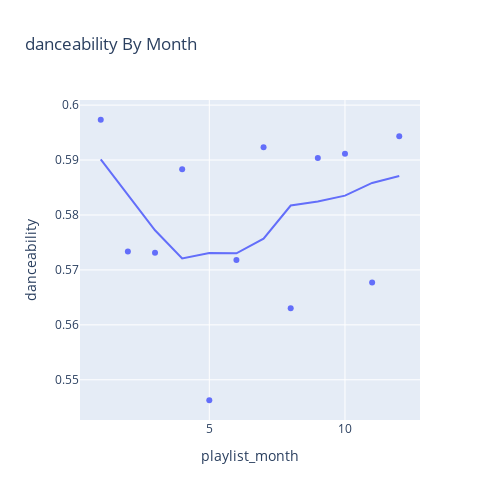
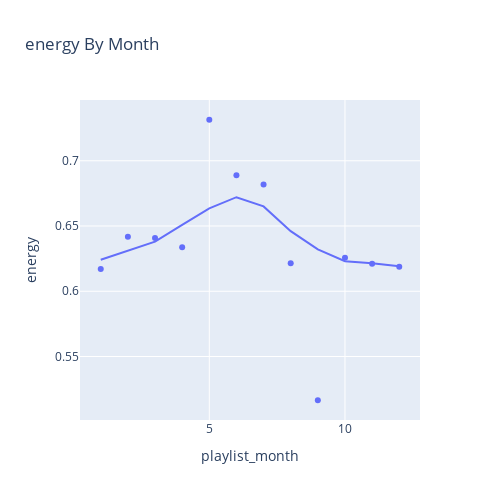
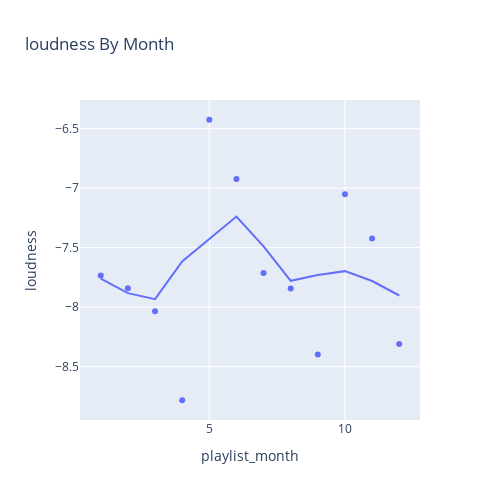
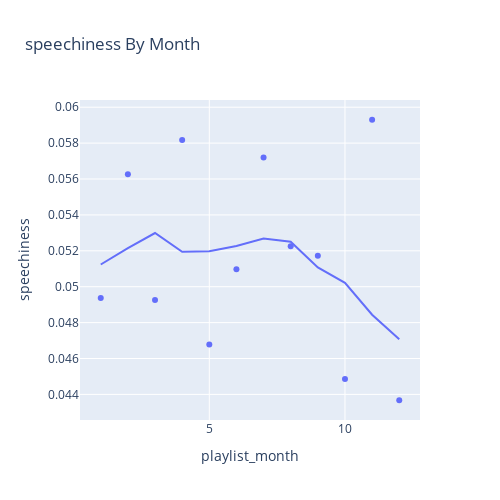

Here is the notebook cell these charts were saved with, in order:
### Markdown cell above
Next, I look at monthly trends. Overall:

* Where danceability, is concerned, it looks like in the spring I listen to less danceable music 
* Energy and loudness both peak in the summer 
* Speechiness goes down and instrumentalness up as the year progresses 
* Liveness, valence, and tempo drop in the fall and peak back up again in the winter 
* Duration drops in the winter
* Track popularity remains relatively constant, while artist popularity drops in the spring and increases in the winter 
* Lastly, release year looks to drop in the spring and increase throughout the year from there

### Code cell
# plots based on month 
for y in mean_vals:
    fig = px.scatter(monthPivot, x="playlist_month", y=y,title=f"{y} By Month", height=500, width=500, trendline="lowess", trendline_options=dict(frac=0.5))
    fig.show()

### Figure 1 — Plotly figure (JSON) as saved in the notebook; plotly's stock layout.template omitted (floating-point values rounded to 4 significant figures)
{"data": [{"hovertemplate": "playlist_month=%{x}<br>danceability=%{y}<extra></extra>", "legendgroup": "", "marker": {"color": "#636efa", "symbol": "circle"}, "mode": "markers", "name": "", "orientation": "v", "showlegend": false, "type": "scatter", "x": [1, 2, 3, 4, 5, 6, 7, 8, 9, 10, 11, 12], "xaxis": "x", "y": [0.5973, 0.5733, 0.5731, 0.5883, 0.5463, 0.5718, 0.5923, 0.563, 0.5904, 0.5912, 0.5677, 0.5943], "yaxis": "y"}, {"hovertemplate": "<b>LOWESS trendline</b><br><br>playlist_month=%{x}<br>danceability=%{y} <b>(trend)</b><extra></extra>", "legendgroup": "", "marker": {"color": "#636efa", "symbol": "circle"}, "mode": "lines", "name": "", "showlegend": false, "type": "scatter", "x": [1, 2, 3, 4, 5, 6, 7, 8, 9, 10, 11, 12], "xaxis": "x", "y": [0.5901, 0.5837, 0.5772, 0.5721, 0.5731, 0.573, 0.5757, 0.5817, 0.5824, 0.5835, 0.5858, 0.5871], "yaxis": "y"}], "layout": {"height": 500, "legend": {"tracegroupgap": 0}, "title": {"text": "danceability By Month"}, "width": 500, "xaxis": {"anchor": "y", "domain": [0, 1], "title": {"text": "playlist_month"}}, "yaxis": {"anchor": "x", "domain": [0, 1], "title": {"text": "danceability"}}}}

### Figure 2 — Plotly figure (JSON) as saved in the notebook; plotly's stock layout.template omitted (floating-point values rounded to 4 significant figures)
{"data": [{"hovertemplate": "playlist_month=%{x}<br>energy=%{y}<extra></extra>", "legendgroup": "", "marker": {"color": "#636efa", "symbol": "circle"}, "mode": "markers", "name": "", "orientation": "v", "showlegend": false, "type": "scatter", "x": [1, 2, 3, 4, 5, 6, 7, 8, 9, 10, 11, 12], "xaxis": "x", "y": [0.617, 0.6418, 0.6409, 0.6338, 0.7314, 0.6889, 0.6819, 0.6214, 0.5165, 0.6256, 0.621, 0.6188], "yaxis": "y"}, {"hovertemplate": "<b>LOWESS trendline</b><br><br>playlist_month=%{x}<br>energy=%{y} <b>(trend)</b><extra></extra>", "legendgroup": "", "marker": {"color": "#636efa", "symbol": "circle"}, "mode": "lines", "name": "", "showlegend": false, "type": "scatter", "x": [1, 2, 3, 4, 5, 6, 7, 8, 9, 10, 11, 12], "xaxis": "x", "y": [0.6241, 0.6314, 0.6381, 0.6508, 0.6635, 0.6721, 0.665, 0.6461, 0.6322, 0.623, 0.6215, 0.6192], "yaxis": "y"}], "layout": {"height": 500, "legend": {"tracegroupgap": 0}, "title": {"text": "energy By Month"}, "width": 500, "xaxis": {"anchor": "y", "domain": [0, 1], "title": {"text": "playlist_month"}}, "yaxis": {"anchor": "x", "domain": [0, 1], "title": {"text": "energy"}}}}

### Figure 3 — Plotly figure (JSON) as saved in the notebook; plotly's stock layout.template omitted (floating-point values rounded to 4 significant figures)
{"data": [{"hovertemplate": "playlist_month=%{x}<br>loudness=%{y}<extra></extra>", "legendgroup": "", "marker": {"color": "#636efa", "symbol": "circle"}, "mode": "markers", "name": "", "orientation": "v", "showlegend": false, "type": "scatter", "x": [1, 2, 3, 4, 5, 6, 7, 8, 9, 10, 11, 12], "xaxis": "x", "y": [-7.735, -7.842, -8.035, -8.782, -6.426, -6.924, -7.712, -7.843, -8.398, -7.052, -7.423, -8.31], "yaxis": "y"}, {"hovertemplate": "<b>LOWESS trendline</b><br><br>playlist_month=%{x}<br>loudness=%{y} <b>(trend)</b><extra></extra>", "legendgroup": "", "marker": {"color": "#636efa", "symbol": "circle"}, "mode": "lines", "name": "", "showlegend": false, "type": "scatter", "x": [1, 2, 3, 4, 5, 6, 7, 8, 9, 10, 11, 12], "xaxis": "x", "y": [-7.761, -7.882, -7.933, -7.616, -7.428, -7.239, -7.489, -7.779, -7.731, -7.698, -7.781, -7.902], "yaxis": "y"}], "layout": {"height": 500, "legend": {"tracegroupgap": 0}, "title": {"text": "loudness By Month"}, "width": 500, "xaxis": {"anchor": "y", "domain": [0, 1], "title": {"text": "playlist_month"}}, "yaxis": {"anchor": "x", "domain": [0, 1], "title": {"text": "loudness"}}}}

### Figure 4 — Plotly figure (JSON) as saved in the notebook; plotly's stock layout.template omitted (floating-point values rounded to 4 significant figures)
{"data": [{"hovertemplate": "playlist_month=%{x}<br>speechiness=%{y}<extra></extra>", "legendgroup": "", "marker": {"color": "#636efa", "symbol": "circle"}, "mode": "markers", "name": "", "orientation": "v", "showlegend": false, "type": "scatter", "x": [1, 2, 3, 4, 5, 6, 7, 8, 9, 10, 11, 12], "xaxis": "x", "y": [0.04937, 0.05627, 0.04926, 0.05817, 0.04678, 0.05097, 0.0572, 0.05225, 0.05172, 0.04486, 0.0593, 0.04367], "yaxis": "y"}, {"hovertemplate": "<b>LOWESS trendline</b><br><br>playlist_month=%{x}<br>speechiness=%{y} <b>(trend)</b><extra></extra>", "legendgroup": "", "marker": {"color": "#636efa", "symbol": "circle"}, "mode": "lines", "name": "", "showlegend": false, "type": "scatter", "x": [1, 2, 3, 4, 5, 6, 7, 8, 9, 10, 11, 12], "xaxis": "x", "y": [0.05124, 0.05214, 0.05299, 0.05195, 0.05197, 0.05227, 0.05269, 0.05251, 0.05108, 0.05022, 0.04844, 0.04707], "yaxis": "y"}], "layout": {"height": 500, "legend": {"tracegroupgap": 0}, "title": {"text": "speechiness By Month"}, "width": 500, "xaxis": {"anchor": "y", "domain": [0, 1], "title": {"text": "playlist_month"}}, "yaxis": {"anchor": "x", "domain": [0, 1], "title": {"text": "speechiness"}}}}
